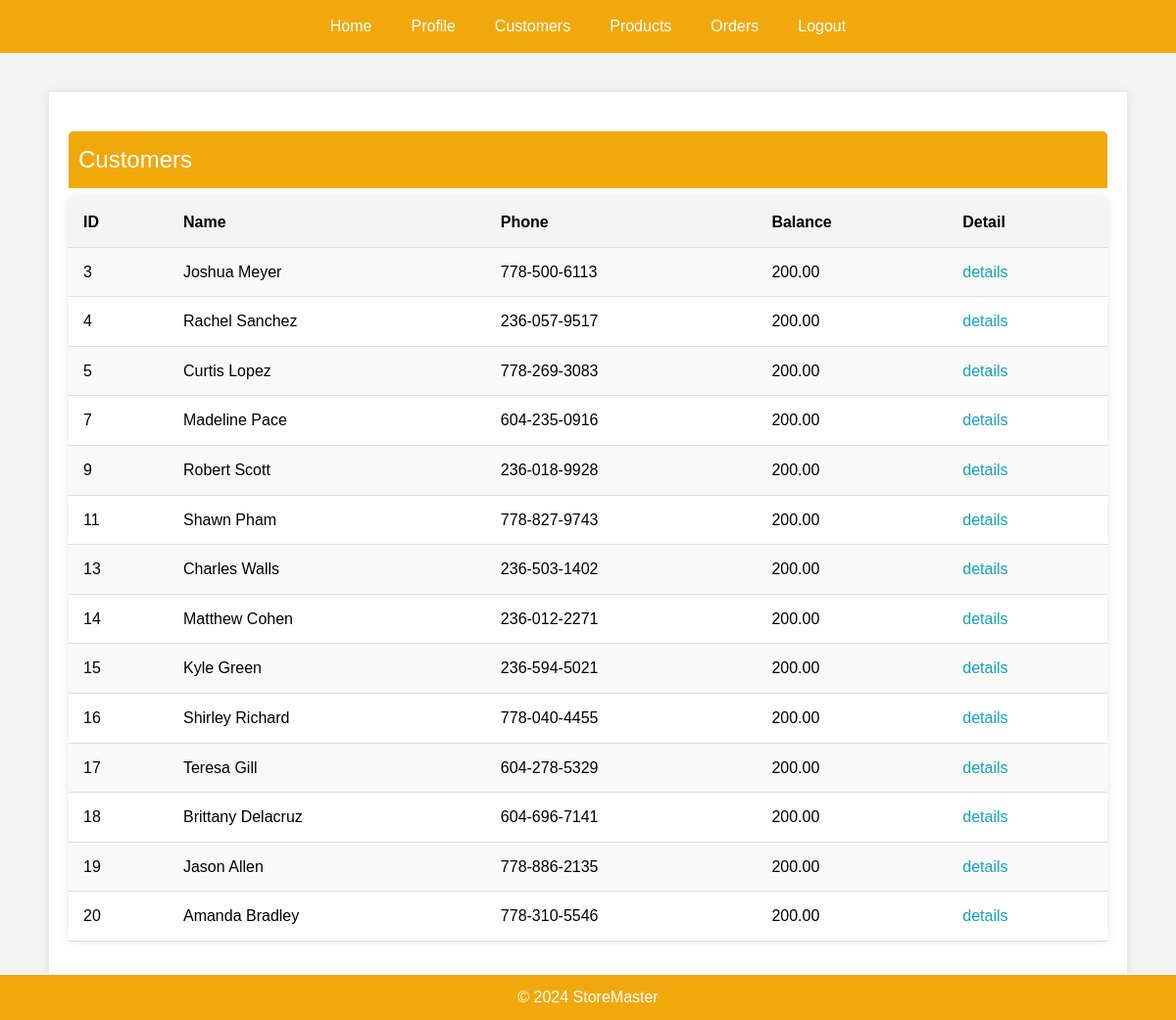
The page /customers/ (signed in) on the database its author committed.
### StoreMaster/models.py (models this page shows, shortened)
class Customer(db.Model):
    __tablename__ = 'customer'
    cid = mapped_column(Integer, primary_key=True)
    name = mapped_column(String(200), nullable=False, unique=True)
    phone = mapped_column(String(20), nullable=False)
    balance = mapped_column(Numeric(10, 2), nullable=False, default=200)
    owner= mapped_column(String(200),nullable=False,default="null")
    orders = relationship("Order", back_populates="customer",
                          cascade="all, delete")

### StoreMaster/web_interface/customers.py (the view)
@customers_bp.route("/", methods=["GET"])
@login_required
def customer_list():
    statement = db.select(Customer).order_by(Customer.cid)  # create a query
    records = db.session.execute(statement)  # run the query
    results = records.scalars()
    return render_template("customer.html", customers=results,current_user=current_user)

### StoreMaster/templates/customer.html (shortened to what this page needs)
{% extends "base.html" %}  {% block content %}
<div class="block-content">
  <table>
    <caption>
      Customers
    </caption>
    <tr>
      <th>ID</th>
      <th>Name</th>
      <th>Phone</th>
      <th>Balance</th>
      <th>Detail</th>
    </tr>
    {% for customer in customers %} {% if current_user.email==customer.owner %}
    <tr>
      <td>{{ customer.cid }}</td>
      <td>{{ customer.name }}</td>
      <td>{{ customer.phone }}</td>
      <td>{{ customer.balance }}</td>
      <td>
        <a
          href="{{ url_for('customers_html.customer_detail', customer_id=customer.cid) }}"
          >details</a
        >
      </td>
    </tr>
    {% endif %} {% endfor %}
  </table>
</div>
{% endblock %}

### StoreMaster/static/style.css (style rules this page uses)
body, h1, a { margin: 0; padding: 0; }
body { font-family: Arial, sans-serif; line-height: 1.6; background-color: #f4f4f4; margin: 0; padding: 0; }
.block-content { padding: 20px; background: white; margin: 20px 0; box-shadow: 0 0 10px rgba(0, 0, 0, 0.1); }
table { width: 100%; border-collapse: collapse; margin: 20px 0; background: white; box-shadow: 0 0 10px rgba(0, 0, 0, 0.1); }
table caption { font-size: 1.5em; margin-bottom: 10px; text-align: left; padding: 10px; background-color: #f1a80c; color: white; border-top-left-radius: 5px; border-top-right-radius: 5px; }
table th, table td { padding: 12px 15px; text-align: left; border-bottom: 1px solid #ddd; }
table th { background-color: #f4f4f4; font-weight: bold; }
table tr:nth-child(even) { background-color: #f9f9f9; }
table a { color: #17a2b8; text-decoration: none; }

### rows shown on the page
Customer: cid "3", name "Joshua Meyer", phone "778-500-6113", balance "200.00"
Customer: cid "4", name "Rachel Sanchez", phone "236-057-9517", balance "200.00"
Customer: cid "5", name "Curtis Lopez", phone "778-269-3083", balance "200.00"
Customer: cid "7", name "Madeline Pace", phone "604-235-0916", balance "200.00"
Customer: cid "9", name "Robert Scott", phone "236-018-9928", balance "200.00"
Customer: cid "11", name "Shawn Pham", phone "778-827-9743", balance "200.00"
Customer: cid "13", name "Charles Walls", phone "236-503-1402", balance "200.00"
Customer: cid "14", name "Matthew Cohen", phone "236-012-2271", balance "200.00"
Customer: cid "15", name "Kyle Green", phone "236-594-5021", balance "200.00"
Customer: cid "16", name "Shirley Richard", phone "778-040-4455", balance "200.00"
Customer: cid "17", name "Teresa Gill", phone "604-278-5329", balance "200.00"
Customer: cid "18", name "Brittany Delacruz", phone "604-696-7141", balance "200.00"
Customer: cid "19", name "Jason Allen", phone "778-886-2135", balance "200.00"
Customer: cid "20", name "Amanda Bradley", phone "778-310-5546", balance "200.00"
